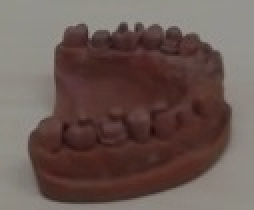
//> input picture data/task1/obj1000.jpg, 127 x 105 px (shown 2 times larger)
$ ./task1   (built with g++ and OpenCV 4)
//> lines starting //> are read from the running program, lines starting //| are printed output that depends on the picture
### code/HOGDescriptor.h
#ifndef RF_HOGDESCRIPTOR_H
#define RF_HOGDESCRIPTOR_H

#include <opencv2/opencv.hpp>
#include <vector>
#include <iostream>


class HOGDescriptor {


    private:
        cv::Size win_size;

        /*
            Fill other parameters here
        */
        cv::Size block_size;
        cv::Size block_step;
        cv::Size cell_size;
        cv::Size pad_size;
        int nbins;

        cv::HOGDescriptor hog_detector;

    public:
        cv::HOGDescriptor getHog_detector();

    private:
        bool is_init;

    public:

    HOGDescriptor() {
        //initialize default parameters(win_size, block_size, block_step,....)
        win_size = cv::Size(128, 128);

        //Fill other parameters here
        block_size = cv::Size(16,16);

        block_step = cv::Size(8,8);

        cell_size = cv::Size(8,8);

        pad_size = cv::Size(0,0);

        nbins = 9;

        // parameter to check if descriptor is already initialized or not
        is_init = false;
    };


    // [4 lines left out: function setWinSize, not called in this run]

    cv::Size getWinSize(){
        //Fill
        return win_size;
    }

    // [9 lines left out: functions setBlockSize, setBlockStep, not called in this run]

    cv::Size getBlockStep(){
        //Fill
        return block_step;
    }

    // [4 lines left out: function setCellSize, not called in this run]

    void setPadSize(cv::Size sz) {
        pad_size = sz;
    }

    cv::Size getPadSize(){
        //Fill
        return pad_size;
    }


    void initDetector();

    void visualizeHOG(cv::Mat img, std::vector<float> &feats, cv::HOGDescriptor hog_detector, int scale_factor);

    void detectHOGDescriptor(cv::Mat &im, std::vector<float> &feat);

    ~HOGDescriptor() {};

};

#endif //RF_HOGDESCRIPTOR_H

### code/HOGDescriptor.cpp
#include "HOGDescriptor.h"
#include <iostream>
#include <vector>


void HOGDescriptor::initDetector() {
    // Initialize hog detector
    //Fill code here
    is_init = true;
}

void HOGDescriptor::detectHOGDescriptor(cv::Mat &im, std::vector<float> &feats) {
    if (!is_init) {
        initDetector();
    }

    cv::Size pad = getPadSize();
    cv::Size win_size = getWinSize();
    std::cout<< ">> window size"<< win_size <<std::endl<<std::endl;
   //std::cout<< "size of original image:" <<im.size()<<std::endl;

    if (im.rows < win_size.height || im.cols < win_size.width)
    {
        float scale = fmax((win_size.height * 1.0f) / im.rows, (win_size.width * 1.0f) / im.cols);
        cv::resize(im, im, cv::Size(0, 0), scale, scale);
    }

    //std::cout<< "size of resized image:" <<im.size()<<std::endl;

    cv::Rect region(15,0, win_size.width, win_size.height);
    im = im(region);
    std::cout<< ">> Resized image created"<<std::endl<<std::endl;

    cv::HOGDescriptor hog = getHog_detector();
    std::vector<float> descriptors;
    std::cout<< ">> Hog detector created"<<std::endl<<std::endl;

    cv::Mat gray_image;
    cv::cvtColor(im, gray_image, CV_RGB2GRAY );
    cv::Size block_step = getBlockStep();
    hog.compute(gray_image, descriptors, block_step, pad);
    visualizeHOG(im, descriptors, hog, 3);

}

//returns instance of cv::HOGDescriptor
cv::HOGDescriptor HOGDescriptor::getHog_detector() {
    // Fill code here
    cv::HOGDescriptor hog( win_size, block_size, block_step, cell_size, nbins);
    return hog;
}


void HOGDescriptor::visualizeHOG(cv::Mat img, std::vector<float> &feats, cv::HOGDescriptor hog_detector, int scale_factor) {
    // Fill code here (already provided)

    cv::Mat visual_image;
    resize(img, visual_image, cv::Size(img.cols * scale_factor, img.rows * scale_factor));

    int n_bins = hog_detector.nbins;
    float rad_per_bin = 3.14 / (float) n_bins;
    cv::Size win_size = hog_detector.winSize;
    cv::Size cell_size = hog_detector.cellSize;
    cv::Size block_size = hog_detector.blockSize;
    cv::Size block_stride = hog_detector.blockStride;

    // prepare data structure: 9 orientation / gradient strenghts for each cell
    int cells_in_x_dir = win_size.width / cell_size.width;
    int cells_in_y_dir = win_size.height / cell_size.height;
    int n_cells = cells_in_x_dir * cells_in_y_dir;
    int cells_per_block = (block_size.width / cell_size.width) * (block_size.height / cell_size.height);

    int blocks_in_x_dir = (win_size.width - block_size.width) / block_stride.width + 1;
    int blocks_in_y_dir = (win_size.height - block_size.height) / block_stride.height + 1;
    int n_blocks = blocks_in_x_dir * blocks_in_y_dir;

    float ***gradientStrengths = new float **[cells_in_y_dir];
    int **cellUpdateCounter = new int *[cells_in_y_dir];
    for (int y = 0; y < cells_in_y_dir; y++) {
        gradientStrengths[y] = new float *[cells_in_x_dir];
        cellUpdateCounter[y] = new int[cells_in_x_dir];
        for (int x = 0; x < cells_in_x_dir; x++) {
            gradientStrengths[y][x] = new float[n_bins];
            cellUpdateCounter[y][x] = 0;

            for (int bin = 0; bin < n_bins; bin++)
                gradientStrengths[y][x][bin] = 0.0;
        }
    }


    // compute gradient strengths per cell
    int descriptorDataIdx = 0;


    for (int block_x = 0; block_x < blocks_in_x_dir; block_x++) {
        for (int block_y = 0; block_y < blocks_in_y_dir; block_y++) {
            int cell_start_x = block_x * block_stride.width / cell_size.width;
            int cell_start_y = block_y * block_stride.height / cell_size.height;

            for (int cell_id_x = cell_start_x;
                 cell_id_x < cell_start_x + block_size.width / cell_size.width; cell_id_x++)
                for (int cell_id_y = cell_start_y;
                     cell_id_y < cell_start_y + block_size.height / cell_size.height; cell_id_y++) {

                    for (int bin = 0; bin < n_bins; bin++) {
                        float val = feats.at(descriptorDataIdx++);
                        gradientStrengths[cell_id_y][cell_id_x][bin] += val;
                    }
                    cellUpdateCounter[cell_id_y][cell_id_x]++;
                }
        }
    }


    // compute average gradient strengths
    for (int celly = 0; celly < cells_in_y_dir; celly++) {
        for (int cellx = 0; cellx < cells_in_x_dir; cellx++) {

            float NrUpdatesForThisCell = (float) cellUpdateCounter[celly][cellx];

            // compute average gradient strenghts for each gradient bin direction
            for (int bin = 0; bin < n_bins; bin++) {
                gradientStrengths[celly][cellx][bin] /= NrUpdatesForThisCell;
            }
        }
    }


    for (int celly = 0; celly < cells_in_y_dir; celly++) {
        for (int cellx = 0; cellx < cells_in_x_dir; cellx++) {
            int drawX = cellx * cell_size.width;
            int drawY = celly * cell_size.height;

            int mx = drawX + cell_size.width / 2;
            int my = drawY + cell_size.height / 2;

            rectangle(visual_image,
                      cv::Point(drawX * scale_factor, drawY * scale_factor),
                      cv::Point((drawX + cell_size.width) * scale_factor,
                                (drawY + cell_size.height) * scale_factor),
                      CV_RGB(100, 100, 100),
                      1);

            for (int bin = 0; bin < n_bins; bin++) {
                float currentGradStrength = gradientStrengths[celly][cellx][bin];

                if (currentGradStrength == 0)
                    continue;

                float currRad = bin * rad_per_bin + rad_per_bin / 2;

                float dirVecX = cos(currRad);
                float dirVecY = sin(currRad);
                float maxVecLen = cell_size.width / 2;
                float scale = scale_factor / 5.0; // just a visual_imagealization scale,

                // compute line coordinates
                float x1 = mx - dirVecX * currentGradStrength * maxVecLen * scale;
                float y1 = my - dirVecY * currentGradStrength * maxVecLen * scale;
                float x2 = mx + dirVecX * currentGradStrength * maxVecLen * scale;
                float y2 = my + dirVecY * currentGradStrength * maxVecLen * scale;

                // draw gradient visual_imagealization
                line(visual_image,
                     cv::Point(x1 * scale_factor, y1 * scale_factor),
                     cv::Point(x2 * scale_factor, y2 * scale_factor),
                     CV_RGB(0, 0, 255),
                     1);

            }

        }
    }


    for (int y = 0; y < cells_in_y_dir; y++) {
        for (int x = 0; x < cells_in_x_dir; x++) {
            delete[] gradientStrengths[y][x];
        }
        delete[] gradientStrengths[y];
        delete[] cellUpdateCounter[y];
    }
    delete[] gradientStrengths;
    delete[] cellUpdateCounter;
    cv::imshow("HOG vis", visual_image);
    cv::waitKey(-1);
    cv::imwrite("hog_vis.jpg", visual_image);
    std::cout<< ">> Visualization completed"<<std::endl<<std::endl;

}

### code/task1.cpp

#include <opencv2/opencv.hpp>
#include "HOGDescriptor.h"
#include <iostream>


using namespace std;
//using namespace cv;


int main(){

    // Reading and displaying the original image
    cv::Mat image = cv::imread("/home/ashish/Documents/CSE/3rd sem/TDCV/tut/homework 2/data/task1/obj1000.jpg", cv::IMREAD_COLOR);
//> image is the input picture: 105 rows x 127 cols, CV_8UC3; mean B, G, R 83.5, 88.8, 106.4
    cv::namedWindow("original image", CV_WINDOW_AUTOSIZE);
	cv::imshow("original image", image);

    // Gray-scale conversion and display
    cv::Mat gray_image;
    cv::cvtColor( image, gray_image, CV_RGB2GRAY );
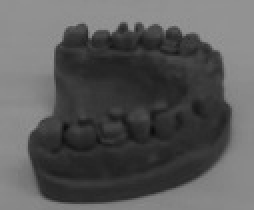
//> gray_image: 105 rows x 127 cols, CV_8UC1 (shown 2 times larger); min 11, max 152, mean 89.3
    cv::namedWindow("gray_image", CV_WINDOW_AUTOSIZE);
	cv::imshow("gray_image", gray_image);

    // Resizing: Compression and display
    cv::Mat compressed_image;
    cv::resize(image, compressed_image, cv::Size(), 0.5, 0.5);
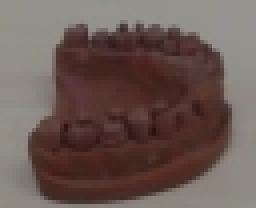
//> compressed_image: 52 rows x 64 cols, CV_8UC3 (shown 4 times larger); mean B, G, R 83.6, 88.9, 106.5
    cv::namedWindow("compressed_image", CV_WINDOW_AUTOSIZE);
	cv::imshow("compressed_image", compressed_image);

    // Resizing: Expansion and display
    cv::Mat enlarged_image;
    cv::resize(image, enlarged_image, cv::Size(), 2.0, 2.0);
    cv::namedWindow("enlarged_image", CV_WINDOW_AUTOSIZE);
	cv::imshow("enlarged_image", enlarged_image);

    // Rotation and display
    cv::Mat rotated_image;
    cv::rotate(image, rotated_image, cv::ROTATE_90_COUNTERCLOCKWISE);
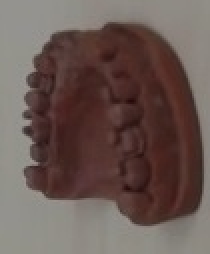
//> rotated_image: 127 rows x 105 cols, CV_8UC3 (shown 2 times larger); mean B, G, R 83.5, 88.8, 106.4
    cv::namedWindow("rotated_image", CV_WINDOW_AUTOSIZE);
	cv::imshow("rotated_image", rotated_image);

    // Flipping and display
    cv::Mat flipped_image;
    cv::flip(image, flipped_image, -1);
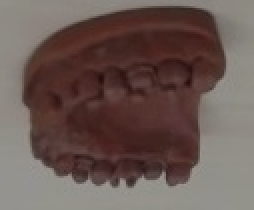
//> flipped_image: 105 rows x 127 cols, CV_8UC3 (shown 2 times larger); mean B, G, R 83.5, 88.8, 106.4
    cv::namedWindow("flipped_image", CV_WINDOW_AUTOSIZE);
	cv::imshow("flipped_image", flipped_image);
    //cv::waitKey(0);
	//Fill Code here
    /*
    	* Create instance of HOGDescriptor and initialize
    	* Compute HOG descriptors
    	* visualize
    */

	HOGDescriptor hog_detector;
	vector<float> feat;
	hog_detector.initDetector();
	hog_detector.detectHOGDescriptor(image, feat);
//> in detectHOGDescriptor, `im = im(region);`:
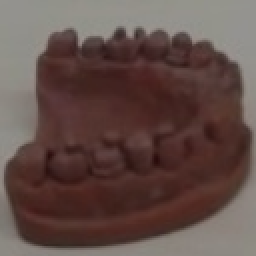
//> im: 128 rows x 128 cols, CV_8UC3 (shown 2 times larger); mean B, G, R 72.8, 77.8, 98.5
//> in detectHOGDescriptor, `cv::cvtColor(im, gray_image, CV_RGB2GRAY );`:
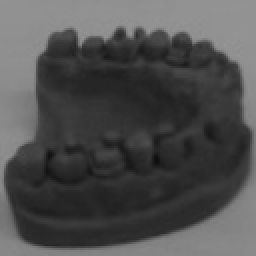
//> gray_image: 128 rows x 128 cols, CV_8UC1 (shown 2 times larger); min 14, max 151, mean 78.7
//> in detectHOGDescriptor, `hog.compute(gray_image, descriptors, block_step, pad);`: descriptors = 8100 values, max 0.597 at index 2677, min 0 at index 3, mean 0.126
//> in visualizeHOG, `int n_bins = hog_detector.nbins;`: n_bins = 9
//> in visualizeHOG, `float rad_per_bin = 3.14 / (float) n_bins;`: rad_per_bin = 0.349
//> in visualizeHOG, `cv::Size win_size = hog_detector.winSize;`: win_size = Size(128, 128)
//> in visualizeHOG, `cv::Size cell_size = hog_detector.cellSize;`: cell_size = Size(8, 8)
//> in visualizeHOG, `cv::Size block_size = hog_detector.blockSize;`: block_size = Size(16, 16)
//> in visualizeHOG, `cv::Size block_stride = hog_detector.blockStride;`: block_stride = Size(8, 8)
//> in visualizeHOG, `int cells_in_x_dir = win_size.width / cell_size.width;`: cells_in_x_dir = 16
//> in visualizeHOG, `int n_cells = cells_in_x_dir * cells_in_y_dir;`: n_cells = 256
//> in visualizeHOG, `int cells_per_block = (block_size.width / cell_size.width) * (block_si..`: cells_per_block = 4
//> in visualizeHOG, `int blocks_in_x_dir = (win_size.width - block_size.width) / block_stri..`: blocks_in_x_dir = 15
//> in visualizeHOG, `int n_blocks = blocks_in_x_dir * blocks_in_y_dir;`: n_blocks = 225
//> the loop in visualizeHOG, `for (int y = 0; y < cells_in_y_dir; y++)` made 16 passes
//> the loop in visualizeHOG, `for (int block_x = 0; block_x < blocks_in_x_dir; block_x++)` made 15 passes
//> descriptorDataIdx on passes 1 to 12: 540, 1080, 1620, 2160, 2700, 3240, 3780, 4320, 4860, 5400, 5940, 6480
//> after the loop in visualizeHOG, `for (int block_x = 0; block_x < blocks_in_x_dir; block_x++)`: descriptorDataIdx = 8100
//> the loop in visualizeHOG, `for (int celly = 0; celly < cells_in_y_dir; celly++)` made 16 passes
//> after the loop in visualizeHOG, `for (int celly = 0; celly < cells_in_y_dir; celly++)`:
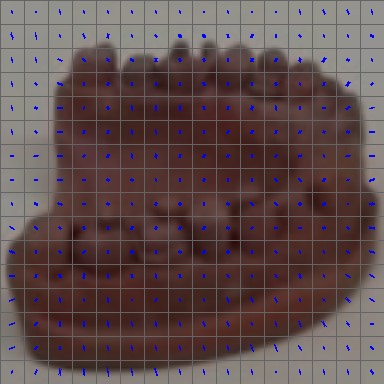
//> visual_image: 384 rows x 384 cols, CV_8UC3; mean B, G, R 77.9, 78.3, 97
    return 0;
}
